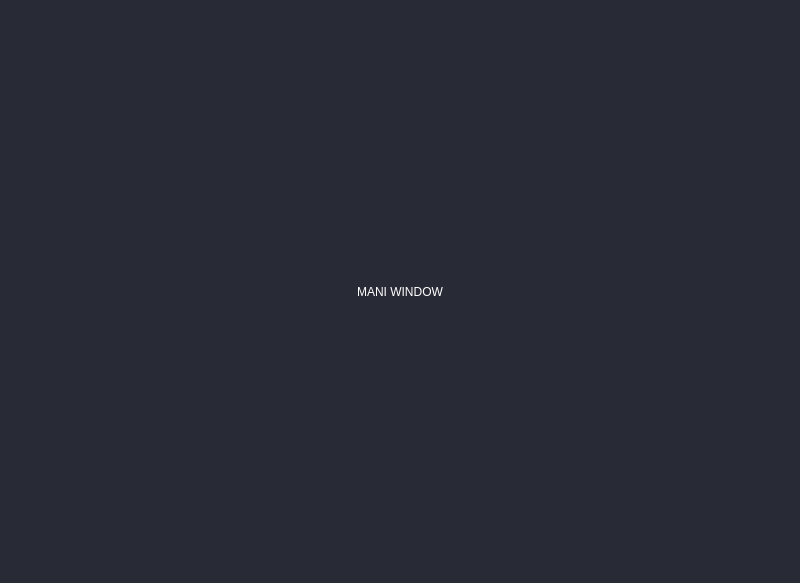
<?xml version="1.0" encoding="UTF-8"?>
<ui version="4.0">
 <class>MainWindow</class>
 <widget class="QMainWindow" name="MainWindow">
  <property name="geometry">
   <rect>
    <x>0</x>
    <y>0</y>
    <width>800</width>
    <height>583</height>
   </rect>
  </property>
  <property name="windowTitle">
   <string>MainWindow</string>
  </property>
  <widget class="QWidget" name="centralwidget">
   <property name="styleSheet">
    <string notr="true">background-color: rgb(40, 42, 54)</string>
   </property>
   <layout class="QVBoxLayout" name="verticalLayout">
    <item>
     <widget class="QLabel" name="title">
      <property name="minimumSize">
       <size>
        <width>0</width>
        <height>30</height>
       </size>
      </property>
      <property name="styleSheet">
       <string notr="true">color: rgb(255, 255, 255);</string>
      </property>
      <property name="text">
       <string>MANI WINDOW</string>
      </property>
      <property name="alignment">
       <set>Qt::AlignCenter</set>
      </property>
     </widget>
    </item>
   </layout>
  </widget>
 </widget>
 <resources/>
 <connections/>
</ui>
